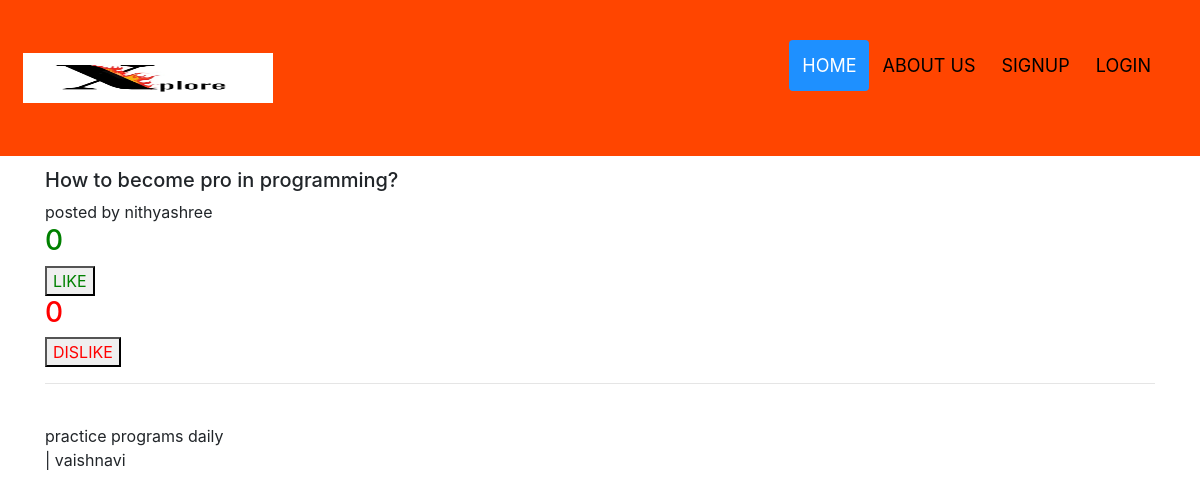
The page /quest/5 on the database its author committed.
### create_user/models.py (models this page shows, shortened)
class Question(models.Model):
    user = models.ForeignKey(settings.AUTH_USER_MODEL,on_delete=models.CASCADE)
    title = models.CharField(max_length =200)
    body = models.TextField(blank =True ,null=True)
    created =models.DateTimeField(editable =False,null=True ,blank=True)
    modified =models.DateTimeField()
    answers_count = models.IntegerField(default=0)
    points =models.IntegerField(default=0)
    hidden =models.BooleanField(default =False)

class Answer(models.Model):
    question = models.ForeignKey(Question,on_delete=models.CASCADE)
    user = models.ForeignKey(settings.AUTH_USER_MODEL,on_delete=models.CASCADE)
    text =models.TextField()
    created =models.DateTimeField(editable =False,null=True ,blank=True)
    modified =models.DateTimeField()
    points =models.IntegerField(default =0)

### create_user/views.py (the view)
# urls.py: path('quest/<int:id>',views.question_view,name='question'),
def question_view(request,id):
    current_user =request.user
    asked_by_user=False
    quest = Question.objects.get(pk=id)
    answers = Answer.objects.filter(question=quest).order_by('created')
    answer_form =AnswerForm()
    if current_user.id == quest.user_id:
        asked_by_user =True
    context ={'qst':quest,'ans':answers,'current_user':current_user,
            'asked_by_user':asked_by_user,'form':answer_form,
            }
    return render(request,'questions.html',context)

### templates/questions.html (shortened to what this page needs)
{% extends 'base.html' %}
  {% block content %}
  <br>
  <div class="container">
    <h5>{{qst.title}}</h5>
    posted by {{qst.user}} <br>
    <h3 id="name" style="color:green">0</h3> <button id="btn"  style="color:green">LIKE</button>
        <h3 id="name1" style="color:red">0</h3> <button id="btn1" style="color:red">DISLIKE</button><hr>
    <br>
    {% for i in ans %}
        {{i.text}}  <br> |  {{i.user}}
    {% endfor %}
    <br>
  </div>
  {% endblock %}

### rows shown on the page
Question: title "How to become pro in programming?", user "nithyashree"
Answer: text "practice programs daily", user "vaishnavi"
